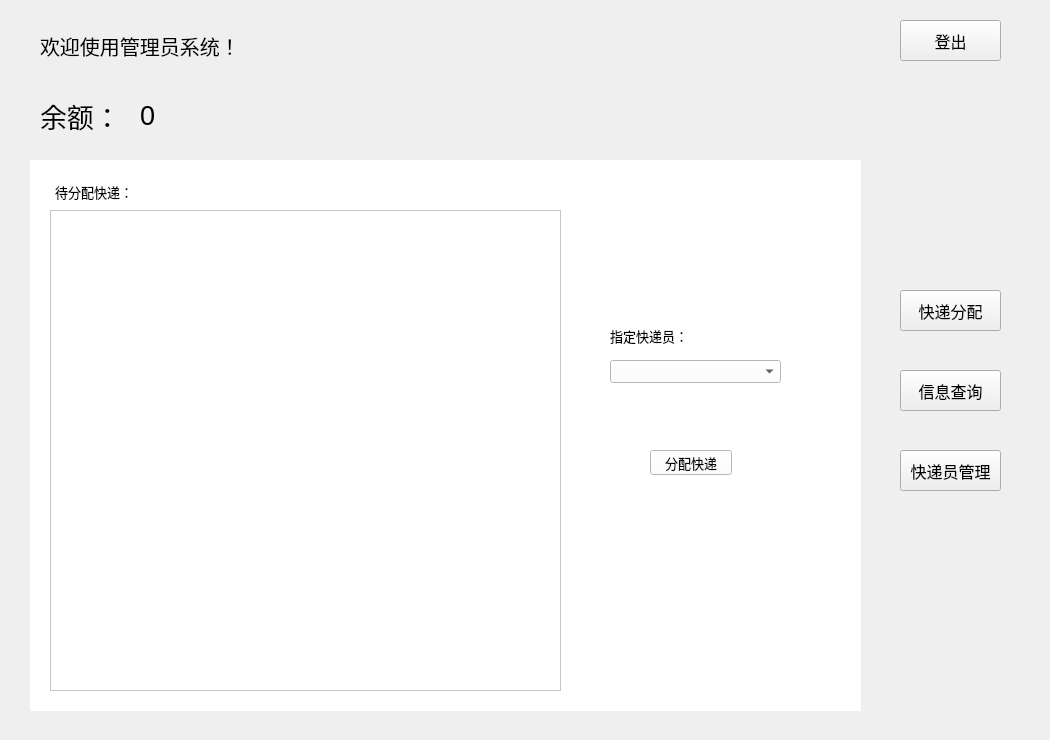
<?xml version="1.0" encoding="UTF-8"?>
<ui version="4.0">
 <class>adminInterface</class>
 <widget class="QWidget" name="adminInterface">
  <property name="geometry">
   <rect>
    <x>0</x>
    <y>0</y>
    <width>1050</width>
    <height>740</height>
   </rect>
  </property>
  <property name="minimumSize">
   <size>
    <width>1050</width>
    <height>740</height>
   </size>
  </property>
  <property name="maximumSize">
   <size>
    <width>1050</width>
    <height>740</height>
   </size>
  </property>
  <property name="windowTitle">
   <string>管理员</string>
  </property>
  <widget class="QPushButton" name="Button_info_inquiry">
   <property name="geometry">
    <rect>
     <x>900</x>
     <y>370</y>
     <width>101</width>
     <height>41</height>
    </rect>
   </property>
   <property name="font">
    <font>
     <pointsize>12</pointsize>
    </font>
   </property>
   <property name="text">
    <string>信息查询</string>
   </property>
  </widget>
  <widget class="QLabel" name="label_show_balance">
   <property name="geometry">
    <rect>
     <x>140</x>
     <y>80</y>
     <width>191</width>
     <height>71</height>
    </rect>
   </property>
   <property name="font">
    <font>
     <pointsize>20</pointsize>
    </font>
   </property>
   <property name="text">
    <string>0</string>
   </property>
  </widget>
  <widget class="QLabel" name="label_welcome">
   <property name="geometry">
    <rect>
     <x>40</x>
     <y>10</y>
     <width>261</width>
     <height>71</height>
    </rect>
   </property>
   <property name="font">
    <font>
     <pointsize>15</pointsize>
    </font>
   </property>
   <property name="text">
    <string>欢迎使用管理员系统！</string>
   </property>
  </widget>
  <widget class="QPushButton" name="Button_courier_manage">
   <property name="geometry">
    <rect>
     <x>900</x>
     <y>450</y>
     <width>101</width>
     <height>41</height>
    </rect>
   </property>
   <property name="font">
    <font>
     <pointsize>12</pointsize>
    </font>
   </property>
   <property name="text">
    <string>快递员管理</string>
   </property>
  </widget>
  <widget class="QPushButton" name="Button_assign_parcel">
   <property name="geometry">
    <rect>
     <x>900</x>
     <y>290</y>
     <width>101</width>
     <height>41</height>
    </rect>
   </property>
   <property name="font">
    <font>
     <pointsize>12</pointsize>
    </font>
   </property>
   <property name="text">
    <string>快递分配</string>
   </property>
  </widget>
  <widget class="QLabel" name="label_balance">
   <property name="geometry">
    <rect>
     <x>40</x>
     <y>80</y>
     <width>141</width>
     <height>71</height>
    </rect>
   </property>
   <property name="font">
    <font>
     <pointsize>20</pointsize>
    </font>
   </property>
   <property name="text">
    <string>余额：</string>
   </property>
  </widget>
  <widget class="QStackedWidget" name="stackedWidget">
   <property name="geometry">
    <rect>
     <x>30</x>
     <y>160</y>
     <width>831</width>
     <height>551</height>
    </rect>
   </property>
   <property name="styleSheet">
    <string notr="true">background-color: rgb(255, 255, 255);</string>
   </property>
   <property name="currentIndex">
    <number>0</number>
   </property>
   <widget class="QWidget" name="page_parcel_assign">
    <widget class="QTableWidget" name="tableWidget_parcel_assign">
     <property name="geometry">
      <rect>
       <x>20</x>
       <y>50</y>
       <width>511</width>
       <height>481</height>
      </rect>
     </property>
     <attribute name="verticalHeaderVisible">
      <bool>false</bool>
     </attribute>
    </widget>
    <widget class="QLabel" name="label_parcel">
     <property name="geometry">
      <rect>
       <x>25</x>
       <y>16</y>
       <width>81</width>
       <height>31</height>
      </rect>
     </property>
     <property name="font">
      <font>
       <pointsize>10</pointsize>
      </font>
     </property>
     <property name="text">
      <string>待分配快递：</string>
     </property>
    </widget>
    <widget class="QComboBox" name="comboBox_select_courier">
     <property name="geometry">
      <rect>
       <x>580</x>
       <y>200</y>
       <width>171</width>
       <height>23</height>
      </rect>
     </property>
    </widget>
    <widget class="QLabel" name="label_courier">
     <property name="geometry">
      <rect>
       <x>580</x>
       <y>160</y>
       <width>111</width>
       <height>31</height>
      </rect>
     </property>
     <property name="font">
      <font>
       <pointsize>10</pointsize>
      </font>
     </property>
     <property name="text">
      <string>指定快递员：</string>
     </property>
    </widget>
    <widget class="QPushButton" name="pushButton_assign">
     <property name="geometry">
      <rect>
       <x>620</x>
       <y>290</y>
       <width>82</width>
       <height>25</height>
      </rect>
     </property>
     <property name="font">
      <font>
       <pointsize>10</pointsize>
      </font>
     </property>
     <property name="text">
      <string>分配快递</string>
     </property>
    </widget>
   </widget>
   <widget class="QWidget" name="page_inquiry">
    <widget class="QCheckBox" name="checkBox_user_name">
     <property name="geometry">
      <rect>
       <x>10</x>
       <y>40</y>
       <width>84</width>
       <height>21</height>
      </rect>
     </property>
     <property name="text">
      <string>用户名</string>
     </property>
    </widget>
    <widget class="QCheckBox" name="checkBox_parcel_id">
     <property name="geometry">
      <rect>
       <x>10</x>
       <y>60</y>
       <width>84</width>
       <height>21</height>
      </rect>
     </property>
     <property name="text">
      <string>快递ID</string>
     </property>
    </widget>
    <widget class="QCheckBox" name="checkBox_time">
     <property name="geometry">
      <rect>
       <x>250</x>
       <y>40</y>
       <width>84</width>
       <height>21</height>
      </rect>
     </property>
     <property name="text">
      <string>时间</string>
     </property>
    </widget>
    <widget class="QCheckBox" name="checkBox_sender">
     <property name="geometry">
      <rect>
       <x>250</x>
       <y>60</y>
       <width>84</width>
       <height>21</height>
      </rect>
     </property>
     <property name="text">
      <string>发送人</string>
     </property>
    </widget>
    <widget class="QCheckBox" name="checkBox_receiver">
     <property name="geometry">
      <rect>
       <x>490</x>
       <y>40</y>
       <width>84</width>
       <height>21</height>
      </rect>
     </property>
     <property name="text">
      <string>接收人</string>
     </property>
    </widget>
    <widget class="QCheckBox" name="checkBox_courier">
     <property name="geometry">
      <rect>
       <x>490</x>
       <y>60</y>
       <width>84</width>
       <height>21</height>
      </rect>
     </property>
     <property name="text">
      <string>快递员</string>
     </property>
    </widget>
    <widget class="QLineEdit" name="lineEdit_user_name">
     <property name="geometry">
      <rect>
       <x>80</x>
       <y>40</y>
       <width>113</width>
       <height>22</height>
      </rect>
     </property>
    </widget>
    <widget class="QLineEdit" name="lineEdit_parcel_id">
     <property name="geometry">
      <rect>
       <x>80</x>
       <y>60</y>
       <width>113</width>
       <height>22</height>
      </rect>
     </property>
    </widget>
    <widget class="QLineEdit" name="lineEdit_time">
     <property name="geometry">
      <rect>
       <x>320</x>
       <y>40</y>
       <width>113</width>
       <height>22</height>
      </rect>
     </property>
    </widget>
    <widget class="QLineEdit" name="lineEdit_sender">
     <property name="geometry">
      <rect>
       <x>320</x>
       <y>60</y>
       <width>113</width>
       <height>22</height>
      </rect>
     </property>
    </widget>
    <widget class="QLineEdit" name="lineEdit_receiver">
     <property name="geometry">
      <rect>
       <x>560</x>
       <y>40</y>
       <width>113</width>
       <height>22</height>
      </rect>
     </property>
    </widget>
    <widget class="QLineEdit" name="lineEdit_courier">
     <property name="geometry">
      <rect>
       <x>560</x>
       <y>60</y>
       <width>113</width>
       <height>22</height>
      </rect>
     </property>
    </widget>
    <widget class="QPushButton" name="pushButton_by_keyword">
     <property name="geometry">
      <rect>
       <x>720</x>
       <y>39</y>
       <width>82</width>
       <height>21</height>
      </rect>
     </property>
     <property name="text">
      <string>条件查询</string>
     </property>
    </widget>
    <widget class="QPushButton" name="pushButton_show_all">
     <property name="geometry">
      <rect>
       <x>720</x>
       <y>60</y>
       <width>82</width>
       <height>21</height>
      </rect>
     </property>
     <property name="text">
      <string>显示全部</string>
     </property>
    </widget>
    <widget class="QLabel" name="label_parcel_result">
     <property name="geometry">
      <rect>
       <x>370</x>
       <y>100</y>
       <width>56</width>
       <height>17</height>
      </rect>
     </property>
     <property name="text">
      <string>查询结果</string>
     </property>
    </widget>
    <widget class="QLabel" name="label_parcel_title">
     <property name="geometry">
      <rect>
       <x>10</x>
       <y>10</y>
       <width>91</width>
       <height>17</height>
      </rect>
     </property>
     <property name="text">
      <string>快递信息查询：</string>
     </property>
    </widget>
    <widget class="QLabel" name="label_person_title">
     <property name="geometry">
      <rect>
       <x>10</x>
       <y>370</y>
       <width>91</width>
       <height>17</height>
      </rect>
     </property>
     <property name="text">
      <string>人员信息查询：</string>
     </property>
    </widget>
    <widget class="QCheckBox" name="checkBox_by_user">
     <property name="geometry">
      <rect>
       <x>560</x>
       <y>420</y>
       <width>84</width>
       <height>21</height>
      </rect>
     </property>
     <property name="text">
      <string>用户查询</string>
     </property>
    </widget>
    <widget class="QLineEdit" name="lineEdit_person_user_name">
     <property name="geometry">
      <rect>
       <x>660</x>
       <y>420</y>
       <width>113</width>
       <height>22</height>
      </rect>
     </property>
    </widget>
    <widget class="QCheckBox" name="checkBox_by_courier">
     <property name="geometry">
      <rect>
       <x>560</x>
       <y>450</y>
       <width>84</width>
       <height>21</height>
      </rect>
     </property>
     <property name="text">
      <string>快递员查询</string>
     </property>
    </widget>
    <widget class="QLineEdit" name="lineEdit_person_courier">
     <property name="geometry">
      <rect>
       <x>660</x>
       <y>450</y>
       <width>113</width>
       <height>22</height>
      </rect>
     </property>
    </widget>
    <widget class="QLabel" name="label_person_result">
     <property name="geometry">
      <rect>
       <x>240</x>
       <y>380</y>
       <width>61</width>
       <height>17</height>
      </rect>
     </property>
     <property name="text">
      <string>查询结果</string>
     </property>
    </widget>
    <widget class="QListWidget" name="listWidget_show_person_result">
     <property name="geometry">
      <rect>
       <x>10</x>
       <y>410</y>
       <width>511</width>
       <height>121</height>
      </rect>
     </property>
    </widget>
    <widget class="QPushButton" name="pushButton_inquiry_person_info">
     <property name="geometry">
      <rect>
       <x>620</x>
       <y>490</y>
       <width>82</width>
       <height>25</height>
      </rect>
     </property>
     <property name="text">
      <string>查询</string>
     </property>
    </widget>
    <widget class="QTableWidget" name="tableWidget_show_parcel_result">
     <property name="geometry">
      <rect>
       <x>10</x>
       <y>121</y>
       <width>801</width>
       <height>211</height>
      </rect>
     </property>
     <attribute name="verticalHeaderVisible">
      <bool>false</bool>
     </attribute>
    </widget>
    <widget class="QPushButton" name="pushButton_reset_input">
     <property name="geometry">
      <rect>
       <x>720</x>
       <y>80</y>
       <width>82</width>
       <height>21</height>
      </rect>
     </property>
     <property name="text">
      <string>重置输入</string>
     </property>
    </widget>
   </widget>
   <widget class="QWidget" name="page_courier_manage">
    <widget class="QLabel" name="label_title">
     <property name="geometry">
      <rect>
       <x>20</x>
       <y>60</y>
       <width>101</width>
       <height>31</height>
      </rect>
     </property>
     <property name="font">
      <font>
       <pointsize>10</pointsize>
      </font>
     </property>
     <property name="text">
      <string>新增快递员：</string>
     </property>
    </widget>
    <widget class="QLabel" name="label_account">
     <property name="geometry">
      <rect>
       <x>20</x>
       <y>130</y>
       <width>71</width>
       <height>31</height>
      </rect>
     </property>
     <property name="font">
      <font>
       <pointsize>10</pointsize>
      </font>
     </property>
     <property name="text">
      <string>姓名/账号：</string>
     </property>
    </widget>
    <widget class="QLineEdit" name="lineEdit_account_create">
     <property name="geometry">
      <rect>
       <x>100</x>
       <y>130</y>
       <width>171</width>
       <height>31</height>
      </rect>
     </property>
    </widget>
    <widget class="QLabel" name="label_password">
     <property name="geometry">
      <rect>
       <x>50</x>
       <y>220</y>
       <width>56</width>
       <height>31</height>
      </rect>
     </property>
     <property name="font">
      <font>
       <pointsize>10</pointsize>
      </font>
     </property>
     <property name="text">
      <string>密码：</string>
     </property>
    </widget>
    <widget class="QLineEdit" name="lineEdit_password_create">
     <property name="geometry">
      <rect>
       <x>100</x>
       <y>220</y>
       <width>171</width>
       <height>31</height>
      </rect>
     </property>
    </widget>
    <widget class="QLabel" name="label_phone">
     <property name="geometry">
      <rect>
       <x>60</x>
       <y>310</y>
       <width>56</width>
       <height>31</height>
      </rect>
     </property>
     <property name="font">
      <font>
       <pointsize>10</pointsize>
      </font>
     </property>
     <property name="text">
      <string>电话：</string>
     </property>
    </widget>
    <widget class="QLineEdit" name="lineEdit_phone_create">
     <property name="geometry">
      <rect>
       <x>100</x>
       <y>310</y>
       <width>171</width>
       <height>31</height>
      </rect>
     </property>
    </widget>
    <widget class="QPushButton" name="pushButton_create_account">
     <property name="geometry">
      <rect>
       <x>120</x>
       <y>390</y>
       <width>101</width>
       <height>31</height>
      </rect>
     </property>
     <property name="font">
      <font>
       <pointsize>10</pointsize>
      </font>
     </property>
     <property name="text">
      <string>注册</string>
     </property>
    </widget>
    <widget class="QLabel" name="label_title_cancel">
     <property name="geometry">
      <rect>
       <x>470</x>
       <y>60</y>
       <width>121</width>
       <height>21</height>
      </rect>
     </property>
     <property name="font">
      <font>
       <pointsize>10</pointsize>
      </font>
     </property>
     <property name="text">
      <string>删除快递员账号：</string>
     </property>
    </widget>
    <widget class="QLabel" name="label_cancel">
     <property name="geometry">
      <rect>
       <x>530</x>
       <y>120</y>
       <width>91</width>
       <height>41</height>
      </rect>
     </property>
     <property name="text">
      <string>待删除账号：</string>
     </property>
    </widget>
    <widget class="QLineEdit" name="lineEdit_account_cancel">
     <property name="geometry">
      <rect>
       <x>490</x>
       <y>170</y>
       <width>161</width>
       <height>21</height>
      </rect>
     </property>
    </widget>
    <widget class="QPushButton" name="pushButton_cancel">
     <property name="geometry">
      <rect>
       <x>530</x>
       <y>210</y>
       <width>82</width>
       <height>25</height>
      </rect>
     </property>
     <property name="text">
      <string>删除</string>
     </property>
    </widget>
   </widget>
  </widget>
  <widget class="QPushButton" name="Button_log_out">
   <property name="geometry">
    <rect>
     <x>900</x>
     <y>20</y>
     <width>101</width>
     <height>41</height>
    </rect>
   </property>
   <property name="font">
    <font>
     <pointsize>12</pointsize>
    </font>
   </property>
   <property name="text">
    <string>登出</string>
   </property>
  </widget>
 </widget>
 <resources/>
 <connections/>
</ui>
